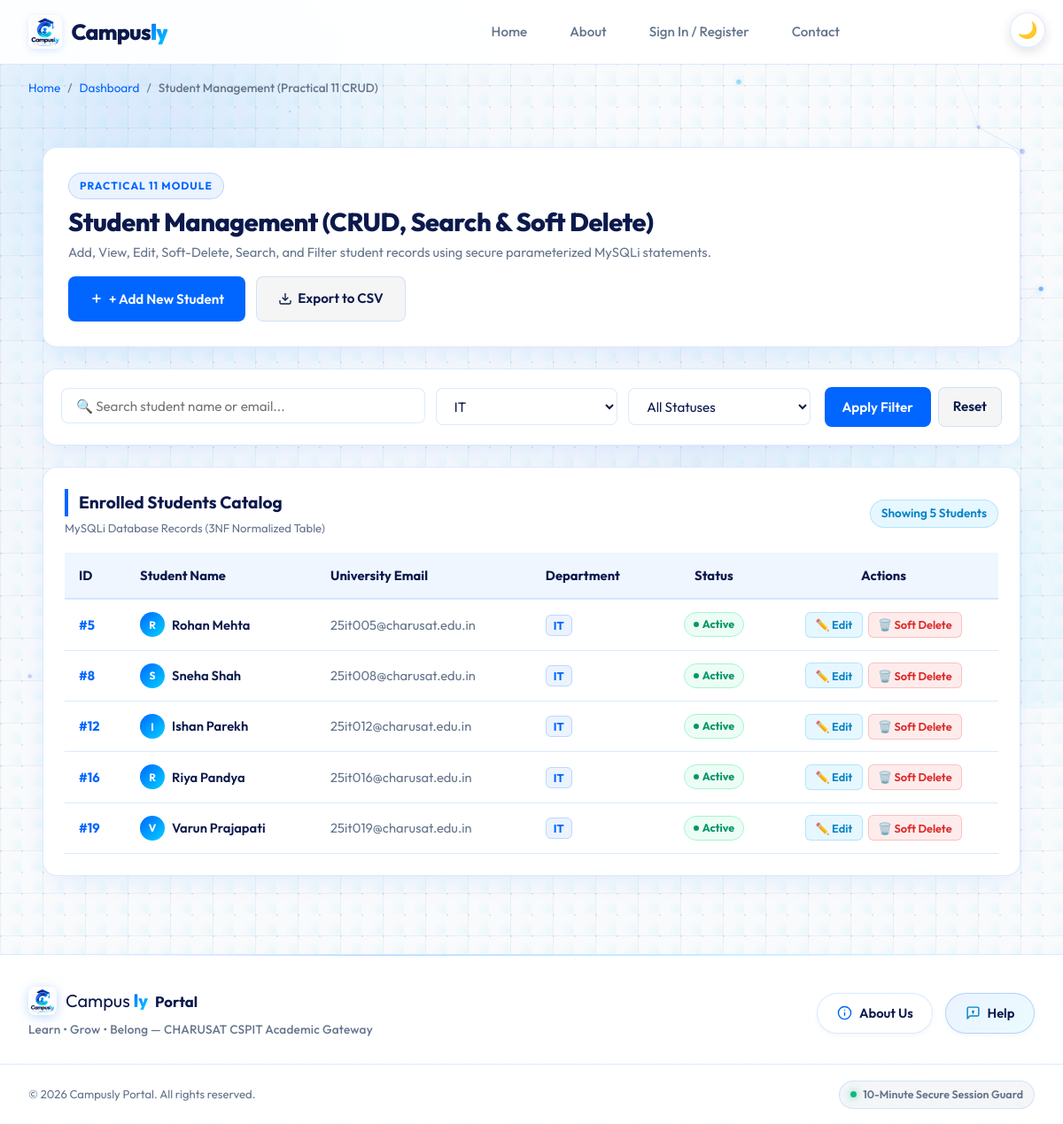
The page /students.php?course=IT on the database its author committed.
### tables this page shows
CREATE TABLE students (
    student_id INT AUTO_INCREMENT PRIMARY KEY,
    name VARCHAR(100) NOT NULL,
    email VARCHAR(100) NOT NULL UNIQUE,
    course VARCHAR(100) NOT NULL,
    status ENUM('Active', 'Inactive') NOT NULL DEFAULT 'Active'
);

### students.php (the view, shortened to what this page needs)
<?php
require_once __DIR__ . '/db.php';
$searchQuery  = trim($_GET['search'] ?? '');
$courseFilter = trim($_GET['course'] ?? '');
$statusFilter = trim($_GET['status'] ?? '');
$sql = "SELECT student_id, name, email, course, status FROM students WHERE 1=1";
$types = "";
$params = [];
if ($courseFilter !== '' && $courseFilter !== 'ALL') {
    $sql .= " AND course = ?";
    $types .= "s";
    $params[] = $courseFilter;
}
$sql .= " ORDER BY student_id ASC";
$stmt = $conn->prepare($sql);
if (!empty($params)) {
    $stmt->bind_param($types, ...$params);
}
$stmt->execute();
$result = $stmt->get_result();
$students = [];
while ($row = $result->fetch_assoc()) {
    $students[] = $row;
}
$totalCount = count($students);
$coursesList = ['CSE', 'CE', 'IT', 'EC'];
require_once __DIR__ . '/includes/header.php';
?>
  <nav class="breadcrumbs-nav" aria-label="Breadcrumb">
    <ol class="breadcrumbs">
      <li><a href="index.php">Home</a></li>
      <?php if ($userRole === 'admin'): ?>
        <li><a href="admin_dashboard.php">Admin Control Center</a></li>
      <?php else: ?>
        <li><a href="dashboard.php">Dashboard</a></li>
      <?php endif; ?>
      <li aria-current="page">Student Management (Practical 11 CRUD)</li>
    </ol>
  </nav>
  <main id="main-content">
    <div style="max-width: 1240px; margin: 0 auto; padding: 1.5rem 1rem;">
      <section class="panel" style="padding: 1.75rem; margin-bottom: 1.5rem; display: flex; justify-content: space-between; align-items: center; flex-wrap: wrap; gap: 1rem;">
        <div>
          <div style="display: inline-flex; align-items: center; gap: 8px; background: rgba(0, 102, 255, 0.08); padding: 4px 12px; border-radius: 9999px; margin-bottom: 0.5rem; border: 1px solid rgba(0, 102, 255, 0.2);">
            <span style="font-size: 0.75rem; font-weight: 700; color: #0066ff; letter-spacing: 1px;">PRACTICAL 11 MODULE</span>
          </div>
          <h1 style="margin: 0; font-size: 1.8rem; line-height: 1.2;">Student Management (CRUD, Search &amp; Soft Delete)</h1>
          <p style="margin: 0.35rem 0 0 0; color: #64748b; font-size: 0.92rem;">
            Add, View, Edit, Soft-Delete, Search, and Filter student records using secure parameterized MySQLi statements.
          </p>
        </div>
        <div style="display: flex; gap: 0.75rem; flex-wrap: wrap;">
          <button type="button" class="btn btn-primary" onclick="openAddModal()" style="display: inline-flex; align-items: center; gap: 6px;">
            <svg width="16" height="16" viewBox="0 0 24 24" fill="none" stroke="currentColor" stroke-width="2.5"><line x1="12" y1="5" x2="12" y2="19"></line><line x1="5" y1="12" x2="19" y2="12"></line></svg>
            <span>+ Add New Student</span>
          </button>
          <a href="students.php?action=export_csv" class="btn btn-secondary" style="display: inline-flex; align-items: center; gap: 6px;">
            <svg width="16" height="16" viewBox="0 0 24 24" fill="none" stroke="currentColor" stroke-width="2"><path d="M21 15v4a2 2 0 0 1-2 2H5a2 2 0 0 1-2-2v-4"></path><polyline points="7 10 12 15 17 10"></polyline><line x1="12" y1="15" x2="12" y2="3"></line></svg>
            <span>Export to CSV</span>
          </a>
        </div>
      </section>
      <section class="panel" style="padding: 1.25rem; margin-bottom: 1.5rem;">
        <form action="students.php" method="GET" style="display: flex; gap: 1rem; flex-wrap: wrap; align-items: center; justify-content: space-between;">
          <div style="display: flex; gap: 0.75rem; flex-wrap: wrap; flex: 1; min-width: 280px;">
            <div style="flex: 2; min-width: 220px; position: relative;">
              <input type="text" name="search" id="filter-search" value="<?= htmlspecialchars($searchQuery) ?>" placeholder="🔍 Search student name or email..." style="width: 100%; padding: 0.6rem 1rem; border-radius: 8px; border: 1px solid var(--panel-border); background: var(--input-bg); color: var(--text-main);">
            </div>
            <div style="flex: 1; min-width: 150px;">
              <select name="course" id="filter-course" style="width: 100%; padding: 0.6rem 1rem; border-radius: 8px; border: 1px solid var(--panel-border); background: var(--input-bg); color: var(--text-main);">
                <?php foreach ($coursesList as $c): ?>
                  <option value="<?= $c ?>" <?= $courseFilter === $c ? 'selected' : '' ?>><?= $c ?></option>
                <?php endforeach; ?>
              </select>
            </div>
            <div style="flex: 1; min-width: 140px;">
              <select name="status" id="filter-status" style="width: 100%; padding: 0.6rem 1rem; border-radius: 8px; border: 1px solid var(--panel-border); background: var(--input-bg); color: var(--text-main);">
                <option value="ALL">All Statuses</option>
              </select>
            </div>
          </div>
          <div style="display: flex; gap: 0.5rem;">
            <button type="submit" class="btn btn-primary" style="padding: 0.6rem 1.25rem;">Apply Filter</button>
            <?php if (!empty($searchQuery) || !empty($courseFilter) || !empty($statusFilter)): ?>
              <a href="students.php" class="btn btn-secondary" style="padding: 0.6rem 1rem;">Reset</a>
            <?php endif; ?>
          </div>
        </form>
      </section>
      <section class="panel" style="padding: 1.5rem; overflow: hidden;">
        <div style="display: flex; justify-content: space-between; align-items: center; margin-bottom: 1rem; flex-wrap: wrap; gap: 0.5rem;">
          <div>
            <h2 style="margin: 0; font-size: 1.2rem;">Enrolled Students Catalog</h2>
            <span style="font-size: 0.82rem; color: #64748b;">MySQLi Database Records (3NF Normalized Table)</span>
          </div>
          <span style="font-size: 0.85rem; font-weight: 600; color: #0284c7; background: rgba(56, 189, 248, 0.12); border: 1px solid rgba(56, 189, 248, 0.3); padding: 4px 12px; border-radius: 9999px;">
            Showing <?= (int)$totalCount ?> Student<?= $totalCount === 1 ? '' : 's' ?>
          </span>
        </div>
        <div style="overflow-x: auto;">
          <table id="students-table" style="width: 100%; border-collapse: collapse; font-size: 0.92rem;">
            <thead>
              <tr style="background: var(--table-th-bg, #f8fafc); border-bottom: 2px solid var(--panel-border); text-align: left;">
                <th style="padding: 0.85rem 1rem;">ID</th>
                <th style="padding: 0.85rem 1rem;">Student Name</th>
                <th style="padding: 0.85rem 1rem;">University Email</th>
                <th style="padding: 0.85rem 1rem;">Department</th>
                <th style="padding: 0.85rem 1rem; text-align: center;">Status</th>
                <th style="padding: 0.85rem 1rem; text-align: center;">Actions</th>
              </tr>
            </thead>
            <tbody>
              <?php if (empty($students)): ?>
                <tr>
                  <td colspan="6" style="text-align: center; padding: 2.5rem 1rem; color: #64748b;">
                    No student records matching your filter criteria. <a href="students.php" style="color: var(--primary); font-weight: 600;">Reset filters</a>
                  </td>
                </tr>
              <?php else: ?>
                <?php foreach ($students as $s): ?>
                  <tr style="border-bottom: 1px solid var(--panel-border); transition: background 0.15s ease; <?= $s['status'] === 'Inactive' ? 'opacity: 0.75; background: rgba(241, 245, 249, 0.4);' : '' ?>">
                    <td style="padding: 0.85rem 1rem; font-weight: 700; color: var(--primary);">
                      #<?= htmlspecialchars($s['student_id']) ?>
                    </td>
                    <td style="padding: 0.85rem 1rem; font-weight: 600; color: var(--text-main);">
                      <div style="display: flex; align-items: center; gap: 8px;">
                        <span style="width: 28px; height: 28px; border-radius: 50%; background: <?= $s['status'] === 'Inactive' ? '#94a3b8' : 'linear-gradient(135deg, #0066ff, #00d2fe)' ?>; color: #fff; display: inline-flex; align-items: center; justify-content: center; font-size: 0.75rem; font-weight: 700;">
                          <?= strtoupper(substr($s['name'], 0, 1)) ?>
                        </span>
                        <span><?= htmlspecialchars($s['name']) ?></span>
                      </div>
                    </td>
                    <td style="padding: 0.85rem 1rem; color: var(--text-muted);">
                      <?= htmlspecialchars($s['email']) ?>
                    </td>
                    <td style="padding: 0.85rem 1rem;">
                      <span style="padding: 3px 8px; border-radius: 6px; font-size: 0.8rem; font-weight: 700; background: rgba(0, 102, 255, 0.08); color: #0066ff; border: 1px solid rgba(0, 102, 255, 0.2);">
                        <?= htmlspecialchars($s['course']) ?>
                      </span>
                    </td>
                    <td style="padding: 0.85rem 1rem; text-align: center;">
                      <?php if ($s['status'] === 'Active'): ?>
                        <span class="badge-status-active" style="display: inline-flex; align-items: center; gap: 4px; padding: 3px 10px; border-radius: 9999px; font-size: 0.78rem; font-weight: 700; background: #ecfdf5; color: #059669; border: 1px solid #a7f3d0;">
                          <span style="width: 6px; height: 6px; border-radius: 50%; background: #059669;"></span> Active
                        </span>
                      <?php endif; ?>
                    </td>
                    <td style="padding: 0.85rem 1rem; text-align: center;">
                      <div style="display: inline-flex; gap: 6px;">
                        <button type="button" class="btn" onclick="openEditModal(<?= htmlspecialchars(json_encode($s)) ?>)" style="padding: 0.35rem 0.65rem; font-size: 0.8rem; background: rgba(56, 189, 248, 0.12); color: #0284c7; border: 1px solid rgba(56, 189, 248, 0.3); border-radius: 6px; cursor: pointer;">
                          ✏️ Edit
                        </button>
                        <?php if ($s['status'] === 'Active'): ?>
                          <button type="button" class="btn" onclick="openDeleteConfirmModal(<?= (int)$s['student_id'] ?>, '<?= htmlspecialchars(addslashes($s['name'])) ?>')" style="padding: 0.35rem 0.65rem; font-size: 0.8rem; background: rgba(239, 68, 68, 0.1); color: #dc2626; border: 1px solid rgba(239, 68, 68, 0.25); border-radius: 6px; cursor: pointer;">
                            🗑️ Soft Delete
                          </button>
                        <?php endif; ?>
                      </div>
                    </td>
                  </tr>
                <?php endforeach; ?>
              <?php endif; ?>
            </tbody>
          </table>
        </div>
      </section>
    </div>
  </main>
<?php require_once __DIR__ . '/includes/footer.php'; ?>

### css/styles.css (style rules this page uses)
:root { --bg-color: #f8fafc; --bg-grid-line: rgba(148, 163, 184, 0.12); --bg-dot: rgba(148, 163, 184, 0.22); --bg-gradient: radial-gradient(circle at 10% 20%, rgba(0, 102, 255, 0.04) 0%, transparent 40%), radial-gradient(circle at 90% 80%, rgba(0, 210, 255, 0.05) 0%, transparent 40%); --panel-bg: rgba(255, 255, 255, 0.98); --panel-border: rgba(0, 102, 255, 0.14); --header-bg: rgba(255, 255, 255, 0.92); --input-bg: #ffffff; --input-border: rgba(0, 102, 255, 0.18); --table-th-bg: rgba(0, 102, 255, 0.06); --brand-navy: #0b194c; --brand-navy-light: #162456; --primary: #0066ff; --primary-hover: #0052cc; --accent: #00d2fe; --accent-dark: #0099cc; --accent-hover: #38bdf8; --brand-gradient: linear-gradient(135deg, #0b194c 0%, #0066ff 50%, #00d2fe 100%); --brand-gradient-text: linear-gradient(135deg, #0066ff 0%, #00d2fe 100%); --text-main: #0b194c; --text-body: #1e293b; --text-muted: #64748b; --focus-outline: #0066ff; --card-shadow: 0 10px 30px -10px rgba(0, 102, 255, 0.12); --card-shadow-hover: 0 16px 36px -10px rgba(0, 102, 255, 0.22); --error: #dc2626; --success: #16a34a; --warning: #f59e0b; --radius: 16px; --transition: all 0.3s cubic-bezier(0.4, 0, 0.2, 1); }
*, *::before, *::after { box-sizing: border-box; margin: 0; padding: 0; }
body { font-family: 'Outfit', -apple-system, BlinkMacSystemFont, "Segoe UI", Roboto, sans-serif; background-color: var(--bg-color); background-image: radial-gradient(circle at 1px 1px, var(--bg-dot) 1.2px, transparent 0), linear-gradient(to right, var(--bg-grid-line) 1px, transparent 1px), linear-gradient(to bottom, var(--bg-grid-line) 1px, transparent 1px), var(--bg-gradient); background-size: 24px 24px, 48px 48px, 48px 48px, 100% 100%; background-attachment: fixed; color: var(--text-main); min-height: 100vh; line-height: 1.6; display: flex; flex-direction: column; overflow-x: hidden; position: relative; transition: background-color 0.3s ease, color 0.3s ease; }
header, main, footer, .top-corner-controls, .breadcrumbs-nav, .skip-link { position: relative; z-index: 2; }
.breadcrumbs-nav { max-width: 1200px; width: 100%; margin: 1rem auto 0; padding: 0 2rem; }
.breadcrumbs { display: flex; list-style: none; gap: 0.5rem; font-size: 0.85rem; color: var(--text-muted); }
.breadcrumbs li:not(:last-child)::after { content: "/"; margin-left: 0.5rem; }
.breadcrumbs a { color: var(--primary); text-decoration: none; }
.breadcrumbs li[aria-current="page"] { color: var(--text-muted); font-weight: 500; }
main { max-width: 1200px; width: 100%; margin: 0 auto; padding: 2rem; flex: 1; }
h1 { font-size: 2.25rem; font-weight: 800; margin-bottom: 0.5rem; letter-spacing: -0.5px; }
h2 { font-size: 1.5rem; font-weight: 700; margin-bottom: 1.25rem; color: var(--text-main); border-left: 4px solid var(--primary); padding-left: 0.75rem; }
p { color: var(--text-muted); margin-bottom: 1.5rem; }
.panel { background: var(--panel-bg); border: 1px solid var(--panel-border); box-shadow: var(--card-shadow); backdrop-filter: blur(16px); -webkit-backdrop-filter: blur(16px); border-radius: var(--radius); padding: 2rem; margin-bottom: 2rem; position: relative; }
.btn { display: inline-flex; align-items: center; justify-content: center; padding: 0.75rem 1.5rem; font-weight: 600; border-radius: 8px; border: none; cursor: pointer; transition: var(--transition); text-decoration: none; font-family: inherit; font-size: 0.95rem; }
.btn-primary { background: var(--primary); color: #fff; }
.btn-secondary { background: rgba(0, 0, 0, 0.04); color: var(--text-main); border: 1px solid var(--panel-border); }
input[type="text"], input[type="email"], input[type="password"], input[type="date"], select, textarea { width: 100%; padding: 0.75rem 1rem; background: var(--input-bg); border: 1px solid var(--input-border); border-radius: 8px; color: var(--text-main); font-family: inherit; font-size: 0.95rem; transition: var(--transition); }

### rows shown on the page
students: student_id "5", name "R", name "Rohan Mehta", email "25it005@charusat.edu.in", course "IT", status "Active" (drawn)
students: student_id "8", name "S", name "Sneha Shah", email "25it008@charusat.edu.in", course "IT", status "Active" (drawn)
students: student_id "12", name "I", name "Ishan Parekh", email "25it012@charusat.edu.in", course "IT", status "Active" (drawn)
students: student_id "16", name "R", name "Riya Pandya", email "25it016@charusat.edu.in", course "IT", status "Active" (drawn)
students: student_id "19", name "V", name "Varun Prajapati", email "25it019@charusat.edu.in", course "IT", status "Active" (drawn)

### other values the page prints
$totalCount "5"
form field course "IT"
